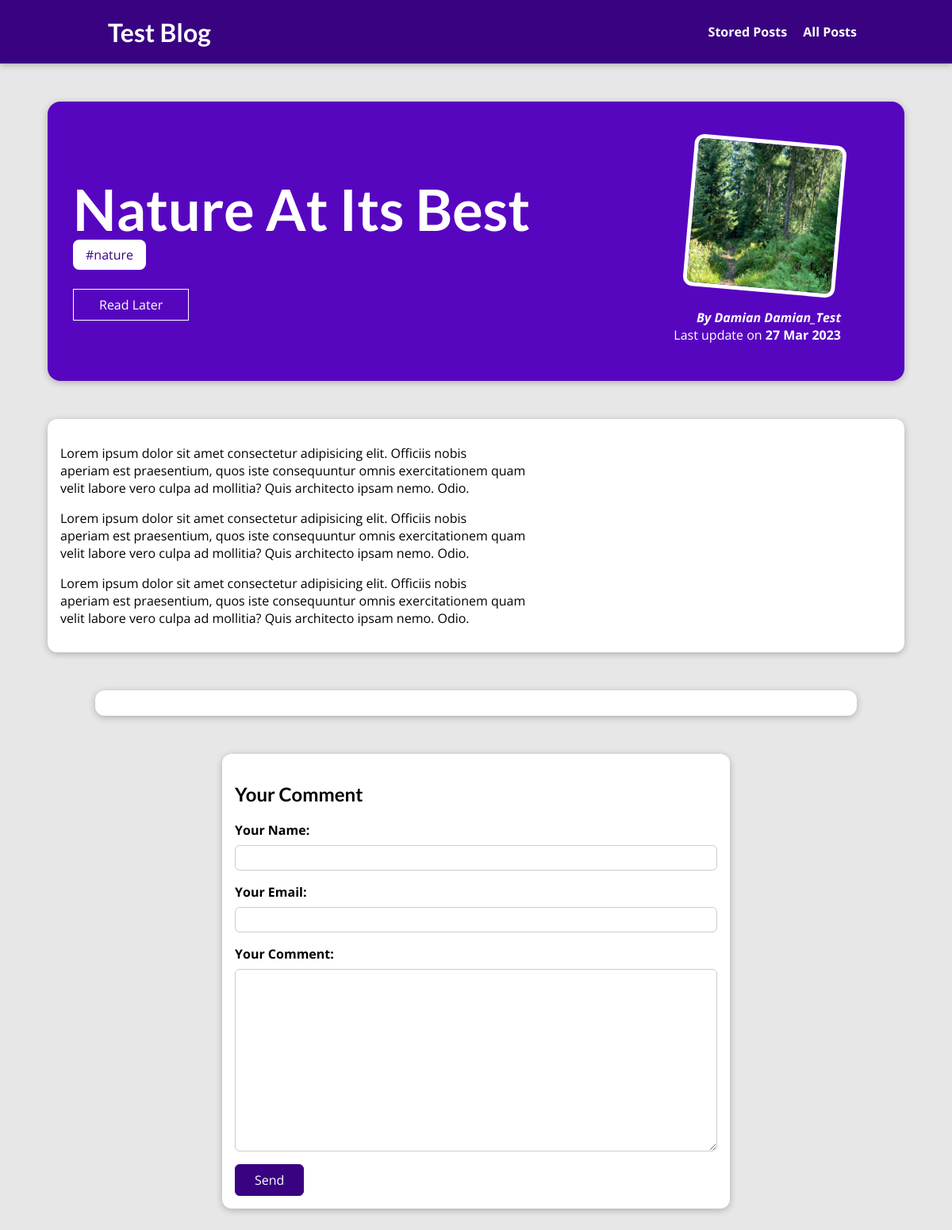
The page /posts/nature-at-its-best on the database its author committed.
### blog/models.py (models this page shows, shortened)
class Post(models.Model):
    title = models.CharField(max_length=50)
    excerpt = models.CharField(max_length=200)
    image = models.ImageField(upload_to='image', null=True)
    date = models.DateField(auto_now=True, auto_now_add=False)
    slug = models.SlugField(unique=True, db_index=True)
    content = models.TextField(validators=[MinLengthValidator(10)])
    author = models.ForeignKey(Author, on_delete=models.SET_NULL, related_name='posts', null=True)
    tag = models.ManyToManyField(Tag)

class Tag(models.Model):
    caption = models.CharField(max_length=50)

class Author(models.Model):
    first_name = models.CharField(max_length=100)
    last_name = models.CharField(max_length=100)
    email = models.EmailField(max_length=254)
    def __str__(self) -> str:
        return f"{self.first_name} {self.last_name}"

### blog/views.py (the view, shortened to what this page needs)
# urls.py: path('posts/<slug>', views.PostDetail.as_view(),
class PostDetail(View):
    def is_stored_posts(self, request, post_id):
        stored_posts = request.session.get('stored-post')
        if stored_posts is not None:
            is_saved_for_later = post_id in stored_posts
        else:
            is_saved_for_later = False
        return is_saved_for_later
    def get(self, requests, slug):
        post = Post.objects.get(slug=slug)
        context = {
            'post': post,
            'post_tags': post.tag.all(),
            'comment_form' : CommentForm(),
            'comments' : post.comments.all().order_by('-id'),
            'saved_for_later' : self.is_stored_posts(requests, post.id)
        }
        return render(requests, 'blog/post-detail.html', context)

### blog/forms.py
class CommentForm(forms.ModelForm):
    class Meta():
        model = Comments
        exclude = ['post']
        labels = {
            'user_name': 'Your Name',
            'user_email': 'Your Email',
            'comment_imput': 'Your Comment'
        }

### blog/templates/blog/post-detail.html (shortened to what this page needs)
{% extends 'base.html' %}
{% load static %}
{% block css_files %}
<link rel="stylesheet" href="{% static 'blog/post-detail.css' %}">
{% endblock css_files %}
{% block content %}
    <section id="summary">
        <h2>{{ post.title }}</h2>
        <div>
            {% for tag in post_tags %}
                <span class="tag">{{ tag.caption }}</span>
            {% endfor %}
        </div>
        <div id="read-later">
            <form action="{% url 'read-later' %}" method='POST'>
                <button>
                    {% if saved_for_later %}
                        Remove from "Read Later" List
                    {% else %}
                        Read Later
                    {% endif %}
                </button>
            </form>
        </div>
        <article>
            <img src="{{ post.image.url }}" alt="Post title">
            <address> By <a href="mailto: post.email">{{ post.author | title }}</a></address>
            <div>
                Last update on <time>{{ post.date| date:"d M Y" }}</time>
            </div>
        </article>
    </section>
<main>
    {{ post.content| linebreaks}}
</main>
<section id="comments">
</section>
<section id="comment-form">
    <h2>Your Comment</h2>
    <form action='{% url 'post-detail-page' post.slug %}' method = "POST">
        {% for form_field in comment_form %}
            <div class="form-control {% if form_field.errors %}invalid{% endif %}">
                {{ form_field.label_tag }}
                {{ form_field }}
            </div>
        {% endfor %}
        <button>Send</button>
    </form>
</section>
{% endblock content %}

### static/app.css (style rules this page uses)
* { box-sizing: border-box; }
html { font-family: 'Open Sans', 'Lato', sans-serif; }
body { margin: 0; }
h1, h2, h3 { font-family: 'Lato', sans-serif; font-weight: bold; }

### blog/static/blog/post-detail.css (style rules this page uses)
body { background-color: #e7e7e7; }
#summary { margin: 8rem auto 3rem auto; padding: 2rem; width: 90%; max-width: 90rem; border-radius: 16px; background-color: #5706c0; position: relative; box-shadow: 0 2px 8px rgba(0, 0, 0, 0.25); height: 22rem; }
#summary h2 { color: white; font-size: 4.5rem; margin-bottom: 0.25rem; }
#summary article { position: absolute; top: 2rem; right: 3rem; padding: 1rem 2rem; border-radius: 12px; text-align: right; color: white; }
#summary article img { width: 12rem; height: 12rem; border-radius: 12px; transform: rotateZ(5deg); border: 5px solid white; margin-bottom: 1rem; }
#summary address { font-weight: bold; }
#summary a { color: white; text-decoration: none; }
#summary time { font-weight: bold; }
#read-later { margin: 2rem 0; }
#read-later button { background-color: transparent; border: 1px solid white; padding: 0.5rem 2rem; font: inherit; color: white; cursor: pointer; }
main { width: 90%; max-width: 90rem; margin: 3rem auto; background-color: white; padding: 1rem; border-radius: 12px; box-shadow: 0 2px 8px rgba(0, 0, 0, 0.25); }
.tag { background-color: white; color: #390281; padding: 0.5rem 1rem; border-radius: 8px; }
#comment-form { margin: 3rem auto; width: 90%; max-width: 40rem; border-radius: 12px; background-color: white; box-shadow: 0 2px 8px rgba(0, 0, 0, 0.25); padding: 1rem; }
#comment-form button { font: inherit; background-color: #390281; color: white; border: 1px solid #390281; padding: 0.5rem 1.5rem; border-radius: 6px; cursor: pointer; }
.form-control { margin-bottom: 1rem; }
.form-control label { font-weight: bold; margin-bottom: 0.5rem; display: block; }
.form-control input, .form-control textarea { display: block; width: 100%; font: inherit; padding: 0.25rem; border-radius: 6px; border: 1px solid #ccc; }
#comments { margin: 3rem auto; width: 90%; max-width: 60rem; border-radius: 12px; background-color: white; box-shadow: 0 2px 8px rgba(0, 0, 0, 0.25); padding: 1rem 2rem; }

### rows shown on the page
Post: title "Nature At Its Best", image (picture), author "Damian Damian_Test", date "27 Mar 2023", content "Lorem ipsum dolor sit amet consectetur adipisicing elit. Officiis nobis aperiam est praesentium, quos iste consequuntur omnis exercitationem quam velit labore vero culpa ad mollitia? Quis architecto ipsam nemo. Odio. Lorem ipsum dolor sit amet consectetur adipisicing elit. Officiis nobis aperiam est praesentium, quos iste consequuntur omnis exercitationem quam velit labore vero culpa ad mollitia? Quis architecto ipsam nemo. Odio. Lorem ipsum dolor sit amet consectetur adipisicing elit. Officiis nobis aperiam est praesentium, quos iste consequuntur omnis exercitationem quam velit labore vero culpa ad mollitia? Quis architecto ipsam nemo. Odio."
Tag: caption "#nature"
